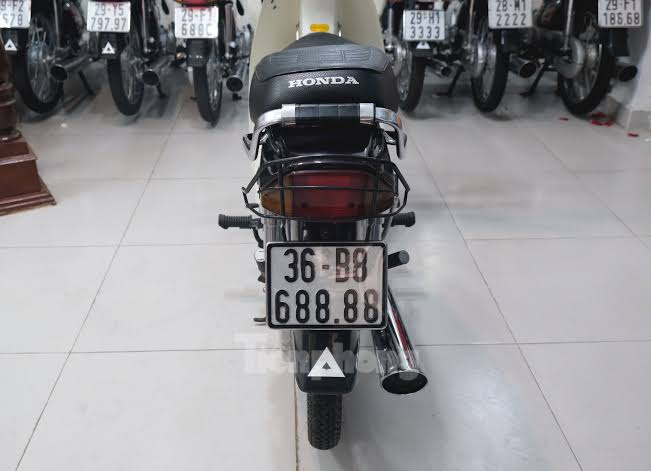
#> input picture samples/anh1.jpg, 651 x 471 px
$ python -i preprocessor.py   (imports and definitions only)
#> lines starting #> are read from the running program, lines starting #| are printed output that depends on the picture; after the words box and inside, x2 and y2 are one past the last pixel; in counts of white or black regions, pixels touching at a corner belong together
#> further down, picture is the input picture: shape (471, 651, 3); mean B, G, R 147.4, 144.5, 145.2
import cv2
import numpy as np


class PlatePreprocessor:
    """
    Module tiền xử lý ảnh vùng biển số xe:
    - Cắt vùng (crop) có padding
    - Xoay thẳng ảnh bị nghiêng (deskew)
    - Tăng độ tương phản (CLAHE)
    - Làm mịn khử nhiễu (Bilateral Filter)
    - Nhị phân hóa (Adaptive / Otsu Threshold)
    """

    # [64 lines left out: functions crop_with_padding, deskew_plate, not called in this run]

    @staticmethod
    def enhance_for_ocr(plate_img: np.ndarray, target_height: int = 140) -> tuple[np.ndarray, np.ndarray]:
        """
        Tiền xử lý nâng cao cho OCR:
        - Scale kích thước để ký tự rõ ràng
        - Cân bằng ánh sáng (CLAHE)
        - Trả về: (ảnh màu đã xử lý, ảnh nhị phân đã làm rõ chữ)
        """
#> called with target_height = 140
        if plate_img is None or plate_img.size == 0:
            return plate_img, plate_img

        h, w = plate_img.shape[:2]
#> h = 471; w = 651
        if h <= 0 or w <= 0:
            return plate_img, plate_img

        # Phóng to ảnh nếu quá nhỏ
        if h < target_height:
            scale = target_height / float(h)
            new_w = max(1, int(w * scale))
            plate_img = cv2.resize(plate_img, (new_w, target_height), interpolation=cv2.INTER_CUBIC)

        gray = cv2.cvtColor(plate_img, cv2.COLOR_BGR2GRAY)

        # Áp dụng CLAHE để cải thiện độ tương phản cục bộ
        clahe = cv2.createCLAHE(clipLimit=2.0, tileGridSize=(8, 8))
        contrast_gray = clahe.apply(gray)
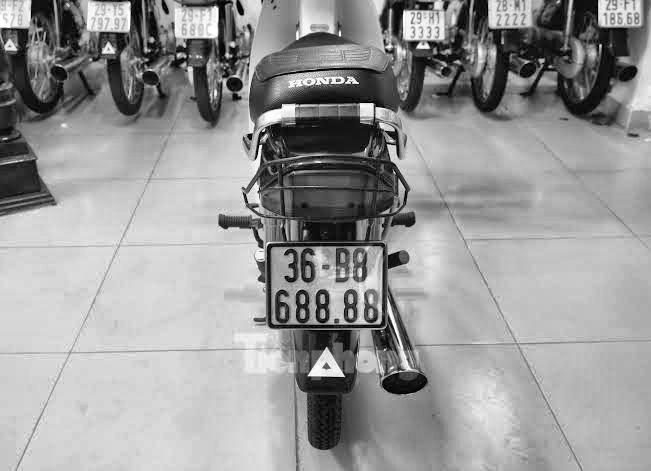
#> contrast_gray: shape (471, 651); min 0, max 255, mean 152.8

        # Khử nhiễu nhưng vẫn giữ cạnh ký tự sắc nét
        denoised = cv2.bilateralFilter(contrast_gray, 9, 75, 75)
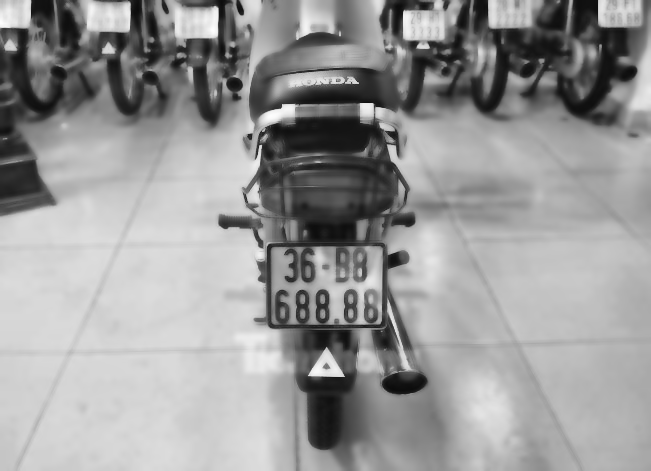
#> denoised: shape (471, 651); min 11, max 254, mean 152.8

        # Nhị phân hóa Otsu
        _, thresh_otsu = cv2.threshold(denoised, 0, 255, cv2.THRESH_BINARY + cv2.THRESH_OTSU)
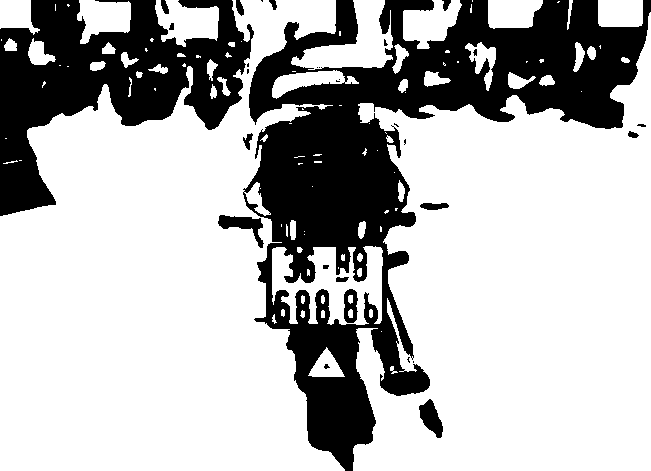
#> thresh_otsu: shape (471, 651); 71.2% white; 30 black regions (13 under 20 px), largest, box (x1, y1, x2, y2) and area: (243, 0, 651, 471) 61035, (0, 0, 254, 216) 24987, (218, 215, 264, 248) 577

        # Tự động phát hiện xem chữ là đen nền trắng hay chữ trắng nền đen
        # Hầu hết biển số VN là chữ đen nền trắng (số pixel trắng > pixel đen)
        white_pixel_ratio = np.mean(thresh_otsu == 255)
#> white_pixel_ratio = 0.712
        if white_pixel_ratio < 0.4:
            # Nghịch đảo màu nếu nền tối chữ sáng
            thresh_otsu = cv2.bitwise_not(thresh_otsu)

        # Chuyển ảnh nhị phân về dạng 3 kênh BGR để tương thích EasyOCR
        thresh_bgr = cv2.cvtColor(thresh_otsu, cv2.COLOR_GRAY2BGR)

        return plate_img, thresh_bgr

>>> import cv2
>>> picture = cv2.imread('../samples/anh1.jpg')
>>> result = PlatePreprocessor().enhance_for_ocr(picture)
